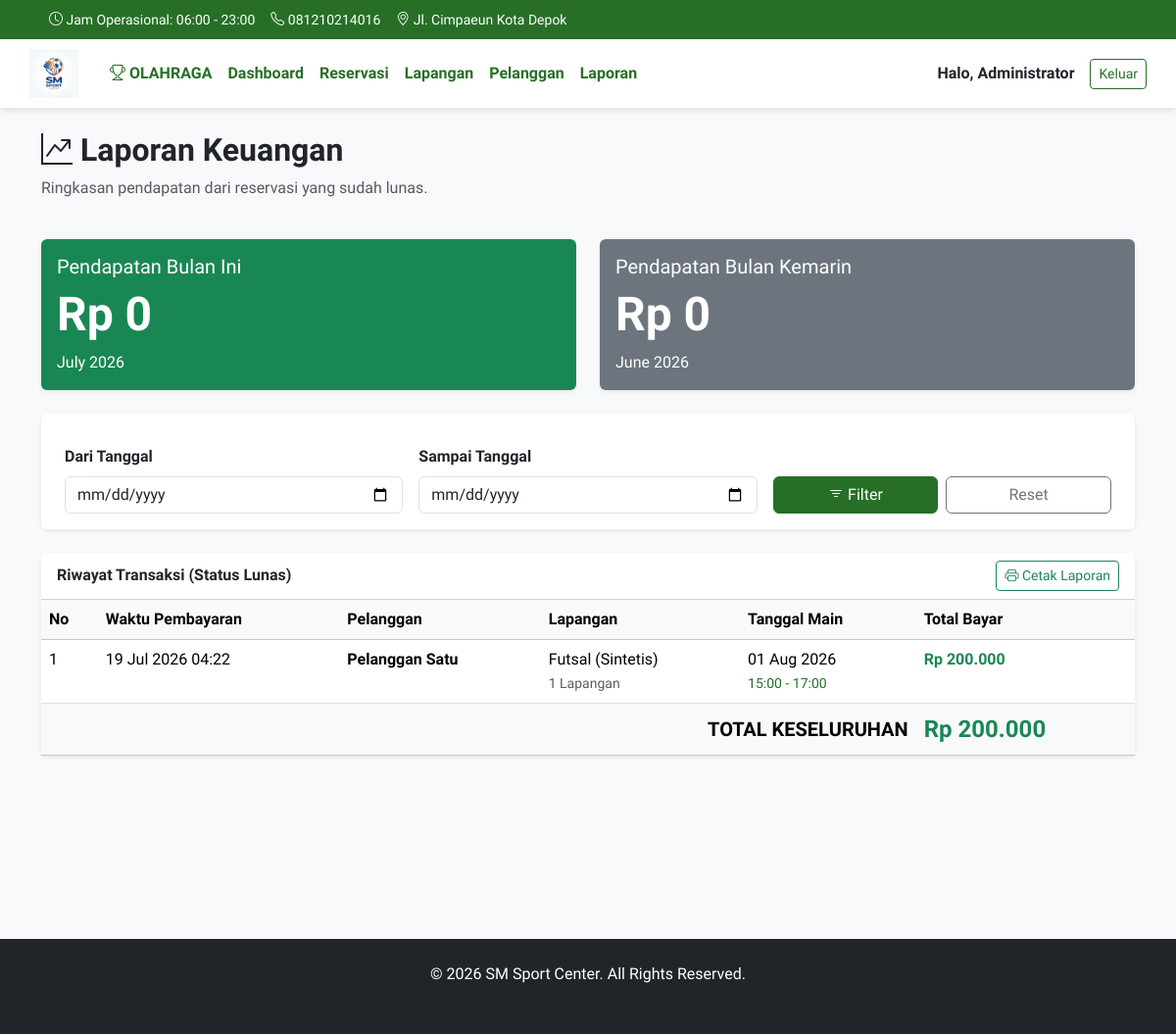
The page /laporan.php (signed in) on the database its author committed.
### tables this page shows
CREATE TABLE IF NOT EXISTS `reservasi` (
  `id_reservasi` int(11) NOT NULL AUTO_INCREMENT,
  `id_pelanggan` int(11) NOT NULL,
  `id_lapangan` int(11) NOT NULL,
  `jumlah_lapangan` int(11) NOT NULL DEFAULT 1,
  `tanggal` date NOT NULL,
  `jam_mulai` time NOT NULL,
  `jam_selesai` time NOT NULL,
  `metode_pembayaran` enum('cash','transfer') NOT NULL,
  `bukti_transfer` varchar(255) DEFAULT NULL,
  `status` enum('pending','lunas','batal') NOT NULL DEFAULT 'pending',
  `waktu_booking` timestamp NOT NULL DEFAULT current_timestamp(),
  PRIMARY KEY (`id_reservasi`),
  KEY `id_pelanggan` (`id_pelanggan`),
  KEY `id_lapangan` (`id_lapangan`),
  CONSTRAINT `fk_pelanggan` FOREIGN KEY (`id_pelanggan`) REFERENCES `pelanggan` (`id_pelanggan`) ON DELETE CASCADE ON UPDATE CASCADE,
  CONSTRAINT `fk_lapangan` FOREIGN KEY (`id_lapangan`) REFERENCES `lapangan` (`id_lapangan`) ON DELETE RESTRICT
);

CREATE TABLE IF NOT EXISTS `pelanggan` (
  `id_pelanggan` int(11) NOT NULL AUTO_INCREMENT,
  `nama` varchar(100) NOT NULL,
  `email` varchar(100) NOT NULL,
  `password` varchar(255) NOT NULL,
  `no_hp` varchar(20) DEFAULT NULL,
  `role` enum('admin','pelanggan') DEFAULT 'pelanggan',
  PRIMARY KEY (`id_pelanggan`),
  UNIQUE KEY `email` (`email`)
);

CREATE TABLE IF NOT EXISTS `lapangan` (
  `id_lapangan` int(11) NOT NULL AUTO_INCREMENT,
  `nama_lapangan` varchar(100) NOT NULL,
  `jenis_lapangan` enum('Futsal','Badminton') NOT NULL,
  `harga_per_jam` decimal(10,2) NOT NULL,
  PRIMARY KEY (`id_lapangan`)
);

### laporan.php (the view, shortened to what this page needs)
<?php
require 'koneksi.php';
$stmtBulanIni = $conn->query("
    SELECT IFNULL(SUM(((TIME_TO_SEC(r.jam_selesai) - TIME_TO_SEC(r.jam_mulai))/3600) * l.harga_per_jam * r.jumlah_lapangan), 0) as total
    FROM reservasi r
    JOIN lapangan l ON r.id_lapangan = l.id_lapangan
    WHERE r.status = 'lunas'
    AND DATE_FORMAT(r.tanggal, '%Y-%m') = DATE_FORMAT(CURRENT_DATE(), '%Y-%m')
");
$pendapatan_bulan_ini = $stmtBulanIni->fetch()['total'];
$stmtBulanKemarin = $conn->query("
    SELECT IFNULL(SUM(((TIME_TO_SEC(r.jam_selesai) - TIME_TO_SEC(r.jam_mulai))/3600) * l.harga_per_jam * r.jumlah_lapangan), 0) as total
    FROM reservasi r
    JOIN lapangan l ON r.id_lapangan = l.id_lapangan
    WHERE r.status = 'lunas'
    AND DATE_FORMAT(r.tanggal, '%Y-%m') = DATE_FORMAT(CURRENT_DATE() - INTERVAL 1 MONTH, '%Y-%m')
");
$pendapatan_bulan_kemarin = $stmtBulanKemarin->fetch()['total'];
$where = "r.status = 'lunas'";
$params = [];
$stmtTrans = $conn->prepare("
    SELECT r.id_reservasi, p.nama, l.nama_lapangan, r.tanggal, r.jam_mulai, r.jam_selesai, r.jumlah_lapangan, l.harga_per_jam, (((TIME_TO_SEC(r.jam_selesai) - TIME_TO_SEC(r.jam_mulai))/3600) * l.harga_per_jam * r.jumlah_lapangan) as total_bayar, r.waktu_booking
    FROM reservasi r
    JOIN pelanggan p ON r.id_pelanggan = p.id_pelanggan
    JOIN lapangan l ON r.id_lapangan = l.id_lapangan
    WHERE $where
    ORDER BY r.tanggal DESC, r.jam_mulai DESC
");
$stmtTrans->execute($params);
$transaksi = $stmtTrans->fetchAll();
$grand_total = 0;
include 'header.php';
?>
<div class="row mb-4">
    <div class="col-12">
        <h2 class="fw-bold"><i class="bi bi-graph-up-arrow"></i> Laporan Keuangan</h2>
        <p class="text-muted">Ringkasan pendapatan dari reservasi yang sudah lunas.</p>
    </div>
</div>
<div class="row mb-4">
    <div class="col-md-6 mb-3">
        <div class="card bg-success text-white shadow-sm border-0 h-100">
            <div class="card-body">
                <h5 class="card-title">Pendapatan Bulan Ini</h5>
                <h2 class="display-5 fw-bold">Rp <?= number_format($pendapatan_bulan_ini, 0, ',', '.') ?></h2>
                <p class="card-text mb-0"><?= date('F Y') ?></p>
            </div>
        </div>
    </div>
    <div class="col-md-6 mb-3">
        <div class="card bg-secondary text-white shadow-sm border-0 h-100">
            <div class="card-body">
                <h5 class="card-title">Pendapatan Bulan Kemarin</h5>
                <h2 class="display-5 fw-bold">Rp <?= number_format($pendapatan_bulan_kemarin, 0, ',', '.') ?></h2>
                <p class="card-text mb-0"><?= date('F Y', strtotime('-1 month')) ?></p>
            </div>
        </div>
    </div>
</div>
<form method="GET" action="laporan.php" class="row g-3 mb-4 d-print-none bg-white p-3 shadow-sm rounded border-0 mx-0">
    <div class="col-md-4">
        <label class="form-label fw-bold">Dari Tanggal</label>
        <input type="date" name="tanggal_awal" class="form-control" value="<?= htmlspecialchars($_GET['tanggal_awal'] ?? '') ?>">
    </div>
    <div class="col-md-4">
        <label class="form-label fw-bold">Sampai Tanggal</label>
        <input type="date" name="tanggal_akhir" class="form-control" value="<?= htmlspecialchars($_GET['tanggal_akhir'] ?? '') ?>">
    </div>
    <div class="col-md-4 d-flex align-items-end">
        <button type="submit" class="btn btn-utama me-2 w-50"><i class="bi bi-filter"></i> Filter</button>
        <a href="laporan.php" class="btn btn-outline-secondary w-50">Reset</a>
    </div>
</form>
<div class="card shadow-sm border-0">
    <div class="card-header bg-white fw-bold d-flex justify-content-between align-items-center">
        <span>Riwayat Transaksi (Status Lunas)</span>
        <button class="btn btn-sm btn-outline-success d-print-none" onclick="window.print()"><i class="bi bi-printer"></i> Cetak Laporan</button>
    </div>
    <div class="card-body p-0 table-responsive">
        <table class="table table-hover mb-0">
            <thead class="table-light">
                <tr>
                    <th>No</th>
                    <th>Waktu Pembayaran</th>
                    <th>Pelanggan</th>
                    <th>Lapangan</th>
                    <th>Tanggal Main</th>
                    <th>Total Bayar</th>
                </tr>
            </thead>
            <tbody>
                <?php
                $no = 1;
                foreach($transaksi as $row):
                    $grand_total += $row['total_bayar'];
                ?>
                <tr>
                    <td><?= $no++ ?></td>
                    <td><?= date('d M Y H:i', strtotime($row['waktu_booking'])) ?></td>
                    <td><strong><?= htmlspecialchars($row['nama']) ?></strong></td>
                    <td>
                        <?= htmlspecialchars($row['nama_lapangan']) ?><br>
                        <small class="text-muted"><?= $row['jumlah_lapangan'] ?> Lapangan</small>
                    </td>
                    <td>
                        <?= date('d M Y', strtotime($row['tanggal'])) ?><br>
                        <small class="text-utama"><?= substr($row['jam_mulai'],0,5) ?> - <?= substr($row['jam_selesai'],0,5) ?></small>
                    </td>
                    <td class="fw-bold text-success">Rp <?= number_format($row['total_bayar'], 0, ',', '.') ?></td>
                </tr>
                <?php endforeach; ?>
            </tbody>
            <tfoot class="table-light">
                <tr>
                    <td colspan="5" class="text-end fw-bold align-middle fs-5">TOTAL KESELURUHAN</td>
                    <td class="fw-bold text-success fs-4">Rp <?= number_format($grand_total, 0, ',', '.') ?></td>
                </tr>
            </tfoot>
        </table>
    </div>
</div>
<?php include 'footer.php'; ?>

### header.php (style rules this page uses)
body { font-family: 'Nunito Sans', sans-serif; background-color: #f8f9fa; }
.text-utama { color: #276F27 !important; }
.btn-utama { background-color: #276F27 !important; border-color: #276F27 !important; color: white !important; }

### rows shown on the page
reservasi: waktu_booking "19 Jul 2026 04:22", id_pelanggan.nama "Pelanggan Satu", id_lapangan.nama_lapangan "Futsal (Sintetis)", jumlah_lapangan "1", tanggal "01 Aug 2026", jam_mulai "15:00", jam_selesai "17:00", total_bayar "200.000"

### other values the page prints
$_SESSION['nama'] "Administrator"
$pendapatan_bulan_ini "0"
$pendapatan_bulan_kemarin "0"
$grand_total "200.000"
